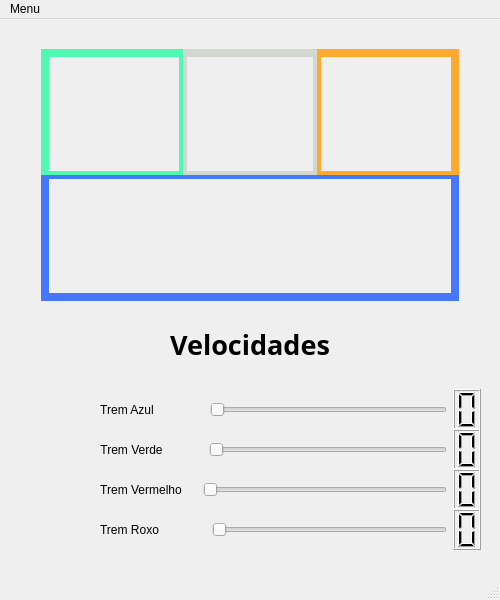
<?xml version="1.0" encoding="UTF-8"?>
<ui version="4.0">
 <class>MainWindow</class>
 <widget class="QMainWindow" name="MainWindow">
  <property name="geometry">
   <rect>
    <x>0</x>
    <y>0</y>
    <width>500</width>
    <height>600</height>
   </rect>
  </property>
  <property name="windowTitle">
   <string>MainWindow</string>
  </property>
  <widget class="QWidget" name="centralwidget">
   <widget class="Line" name="L1">
    <property name="geometry">
     <rect>
      <x>41</x>
      <y>30</y>
      <width>8</width>
      <height>126</height>
     </rect>
    </property>
    <property name="styleSheet">
     <string notr="true">color: rgb(80, 249, 178);</string>
    </property>
    <property name="frameShadow">
     <enum>QFrame::Plain</enum>
    </property>
    <property name="lineWidth">
     <number>8</number>
    </property>
    <property name="orientation">
     <enum>Qt::Vertical</enum>
    </property>
   </widget>
   <widget class="Line" name="L3e">
    <property name="geometry">
     <rect>
      <x>179</x>
      <y>30</y>
      <width>4</width>
      <height>126</height>
     </rect>
    </property>
    <property name="styleSheet">
     <string notr="true">color: rgb(80, 249, 178);</string>
    </property>
    <property name="frameShadow">
     <enum>QFrame::Plain</enum>
    </property>
    <property name="lineWidth">
     <number>4</number>
    </property>
    <property name="orientation">
     <enum>Qt::Vertical</enum>
    </property>
   </widget>
   <widget class="Line" name="L3d">
    <property name="geometry">
     <rect>
      <x>183</x>
      <y>30</y>
      <width>4</width>
      <height>126</height>
     </rect>
    </property>
    <property name="styleSheet">
     <string notr="true">color: rgb(211, 215, 207);</string>
    </property>
    <property name="frameShadow">
     <enum>QFrame::Plain</enum>
    </property>
    <property name="lineWidth">
     <number>4</number>
    </property>
    <property name="orientation">
     <enum>Qt::Vertical</enum>
    </property>
   </widget>
   <widget class="Line" name="line_6">
    <property name="geometry">
     <rect>
      <x>313</x>
      <y>30</y>
      <width>4</width>
      <height>126</height>
     </rect>
    </property>
    <property name="styleSheet">
     <string notr="true">color: rgb(211, 215, 207);</string>
    </property>
    <property name="frameShadow">
     <enum>QFrame::Plain</enum>
    </property>
    <property name="lineWidth">
     <number>4</number>
    </property>
    <property name="orientation">
     <enum>Qt::Vertical</enum>
    </property>
   </widget>
   <widget class="Line" name="line_7">
    <property name="geometry">
     <rect>
      <x>317</x>
      <y>30</y>
      <width>4</width>
      <height>126</height>
     </rect>
    </property>
    <property name="styleSheet">
     <string notr="true">color: rgb(255, 169, 46);</string>
    </property>
    <property name="frameShadow">
     <enum>QFrame::Plain</enum>
    </property>
    <property name="lineWidth">
     <number>4</number>
    </property>
    <property name="orientation">
     <enum>Qt::Vertical</enum>
    </property>
   </widget>
   <widget class="Line" name="line_2">
    <property name="geometry">
     <rect>
      <x>451</x>
      <y>30</y>
      <width>8</width>
      <height>126</height>
     </rect>
    </property>
    <property name="styleSheet">
     <string notr="true">color: rgb(255, 169, 46);</string>
    </property>
    <property name="frameShadow">
     <enum>QFrame::Plain</enum>
    </property>
    <property name="lineWidth">
     <number>8</number>
    </property>
    <property name="orientation">
     <enum>Qt::Vertical</enum>
    </property>
   </widget>
   <widget class="Line" name="L2">
    <property name="geometry">
     <rect>
      <x>49</x>
      <y>30</y>
      <width>130</width>
      <height>8</height>
     </rect>
    </property>
    <property name="styleSheet">
     <string notr="true">color: rgb(80, 249, 178);</string>
    </property>
    <property name="frameShadow">
     <enum>QFrame::Plain</enum>
    </property>
    <property name="lineWidth">
     <number>8</number>
    </property>
    <property name="orientation">
     <enum>Qt::Horizontal</enum>
    </property>
   </widget>
   <widget class="Line" name="L4c">
    <property name="geometry">
     <rect>
      <x>49</x>
      <y>152</y>
      <width>134</width>
      <height>4</height>
     </rect>
    </property>
    <property name="styleSheet">
     <string notr="true">color: rgb(80, 249, 178);</string>
    </property>
    <property name="frameShadow">
     <enum>QFrame::Plain</enum>
    </property>
    <property name="lineWidth">
     <number>4</number>
    </property>
    <property name="orientation">
     <enum>Qt::Horizontal</enum>
    </property>
   </widget>
   <widget class="Line" name="line_9">
    <property name="geometry">
     <rect>
      <x>183</x>
      <y>30</y>
      <width>130</width>
      <height>8</height>
     </rect>
    </property>
    <property name="styleSheet">
     <string notr="true">color: rgb(211, 215, 207);</string>
    </property>
    <property name="frameShadow">
     <enum>QFrame::Plain</enum>
    </property>
    <property name="lineWidth">
     <number>8</number>
    </property>
    <property name="orientation">
     <enum>Qt::Horizontal</enum>
    </property>
   </widget>
   <widget class="Line" name="line_10">
    <property name="geometry">
     <rect>
      <x>183</x>
      <y>152</y>
      <width>130</width>
      <height>4</height>
     </rect>
    </property>
    <property name="styleSheet">
     <string notr="true">color: rgb(211, 215, 207);</string>
    </property>
    <property name="frameShadow">
     <enum>QFrame::Plain</enum>
    </property>
    <property name="lineWidth">
     <number>4</number>
    </property>
    <property name="orientation">
     <enum>Qt::Horizontal</enum>
    </property>
   </widget>
   <widget class="Line" name="line_11">
    <property name="geometry">
     <rect>
      <x>321</x>
      <y>152</y>
      <width>130</width>
      <height>4</height>
     </rect>
    </property>
    <property name="styleSheet">
     <string notr="true">color: rgb(255, 169, 46);</string>
    </property>
    <property name="frameShadow">
     <enum>QFrame::Plain</enum>
    </property>
    <property name="lineWidth">
     <number>4</number>
    </property>
    <property name="orientation">
     <enum>Qt::Horizontal</enum>
    </property>
   </widget>
   <widget class="Line" name="line_12">
    <property name="geometry">
     <rect>
      <x>321</x>
      <y>30</y>
      <width>130</width>
      <height>8</height>
     </rect>
    </property>
    <property name="styleSheet">
     <string notr="true">color: rgb(255, 169, 46);</string>
    </property>
    <property name="frameShadow">
     <enum>QFrame::Plain</enum>
    </property>
    <property name="lineWidth">
     <number>8</number>
    </property>
    <property name="orientation">
     <enum>Qt::Horizontal</enum>
    </property>
   </widget>
   <widget class="Line" name="line_13">
    <property name="geometry">
     <rect>
      <x>49</x>
      <y>156</y>
      <width>134</width>
      <height>4</height>
     </rect>
    </property>
    <property name="styleSheet">
     <string notr="true">color: rgb(69, 119, 255);</string>
    </property>
    <property name="frameShadow">
     <enum>QFrame::Plain</enum>
    </property>
    <property name="lineWidth">
     <number>4</number>
    </property>
    <property name="orientation">
     <enum>Qt::Horizontal</enum>
    </property>
   </widget>
   <widget class="Line" name="line_14">
    <property name="geometry">
     <rect>
      <x>49</x>
      <y>274</y>
      <width>402</width>
      <height>8</height>
     </rect>
    </property>
    <property name="styleSheet">
     <string notr="true">color: rgb(69, 119, 255);</string>
    </property>
    <property name="frameShadow">
     <enum>QFrame::Plain</enum>
    </property>
    <property name="lineWidth">
     <number>8</number>
    </property>
    <property name="orientation">
     <enum>Qt::Horizontal</enum>
    </property>
   </widget>
   <widget class="Line" name="line_15">
    <property name="geometry">
     <rect>
      <x>41</x>
      <y>156</y>
      <width>8</width>
      <height>126</height>
     </rect>
    </property>
    <property name="styleSheet">
     <string notr="true">color: rgb(69, 119, 255);</string>
    </property>
    <property name="frameShadow">
     <enum>QFrame::Plain</enum>
    </property>
    <property name="lineWidth">
     <number>8</number>
    </property>
    <property name="orientation">
     <enum>Qt::Vertical</enum>
    </property>
   </widget>
   <widget class="Line" name="line_16">
    <property name="geometry">
     <rect>
      <x>451</x>
      <y>156</y>
      <width>8</width>
      <height>126</height>
     </rect>
    </property>
    <property name="styleSheet">
     <string notr="true">color: rgb(69, 119, 255);</string>
    </property>
    <property name="frameShadow">
     <enum>QFrame::Plain</enum>
    </property>
    <property name="lineWidth">
     <number>8</number>
    </property>
    <property name="orientation">
     <enum>Qt::Vertical</enum>
    </property>
   </widget>
   <widget class="QWidget" name="horizontalLayoutWidget">
    <property name="geometry">
     <rect>
      <x>-1</x>
      <y>300</y>
      <width>501</width>
      <height>51</height>
     </rect>
    </property>
    <layout class="QHBoxLayout" name="SpeedsLabel">
     <item>
      <spacer name="horizontalSpacer">
       <property name="orientation">
        <enum>Qt::Horizontal</enum>
       </property>
       <property name="sizeHint" stdset="0">
        <size>
         <width>40</width>
         <height>20</height>
        </size>
       </property>
      </spacer>
     </item>
     <item>
      <widget class="QLabel" name="label">
       <property name="font">
        <font>
         <family>Ubuntu Condensed</family>
         <pointsize>20</pointsize>
         <weight>75</weight>
         <bold>true</bold>
        </font>
       </property>
       <property name="text">
        <string>Velocidades</string>
       </property>
       <property name="alignment">
        <set>Qt::AlignCenter</set>
       </property>
      </widget>
     </item>
     <item>
      <spacer name="horizontalSpacer_2">
       <property name="orientation">
        <enum>Qt::Horizontal</enum>
       </property>
       <property name="sizeHint" stdset="0">
        <size>
         <width>40</width>
         <height>20</height>
        </size>
       </property>
      </spacer>
     </item>
    </layout>
   </widget>
   <widget class="QWidget" name="horizontalLayoutWidget_2">
    <property name="geometry">
     <rect>
      <x>0</x>
      <y>370</y>
      <width>501</width>
      <height>41</height>
     </rect>
    </property>
    <layout class="QHBoxLayout" name="BlueTrainSpeed">
     <item>
      <spacer name="horizontalSpacer_5">
       <property name="orientation">
        <enum>Qt::Horizontal</enum>
       </property>
       <property name="sizeType">
        <enum>QSizePolicy::Fixed</enum>
       </property>
       <property name="sizeHint" stdset="0">
        <size>
         <width>100</width>
         <height>20</height>
        </size>
       </property>
      </spacer>
     </item>
     <item>
      <widget class="QLabel" name="label_2">
       <property name="sizePolicy">
        <sizepolicy hsizetype="Preferred" vsizetype="Preferred">
         <horstretch>0</horstretch>
         <verstretch>0</verstretch>
        </sizepolicy>
       </property>
       <property name="text">
        <string>Trem Azul</string>
       </property>
       <property name="alignment">
        <set>Qt::AlignCenter</set>
       </property>
      </widget>
     </item>
     <item>
      <spacer name="horizontalSpacer_3">
       <property name="orientation">
        <enum>Qt::Horizontal</enum>
       </property>
       <property name="sizeType">
        <enum>QSizePolicy::Fixed</enum>
       </property>
       <property name="sizeHint" stdset="0">
        <size>
         <width>50</width>
         <height>20</height>
        </size>
       </property>
      </spacer>
     </item>
     <item>
      <widget class="QSlider" name="BlueSpeedSlider">
       <property name="maximum">
        <number>9</number>
       </property>
       <property name="orientation">
        <enum>Qt::Horizontal</enum>
       </property>
      </widget>
     </item>
     <item>
      <widget class="QLCDNumber" name="BlueSpeedLCD">
       <property name="digitCount">
        <number>1</number>
       </property>
      </widget>
     </item>
     <item>
      <spacer name="horizontalSpacer_15">
       <property name="orientation">
        <enum>Qt::Horizontal</enum>
       </property>
       <property name="sizeType">
        <enum>QSizePolicy::Fixed</enum>
       </property>
       <property name="sizeHint" stdset="0">
        <size>
         <width>20</width>
         <height>20</height>
        </size>
       </property>
      </spacer>
     </item>
    </layout>
   </widget>
   <widget class="QWidget" name="horizontalLayoutWidget_3">
    <property name="geometry">
     <rect>
      <x>0</x>
      <y>410</y>
      <width>501</width>
      <height>41</height>
     </rect>
    </property>
    <layout class="QHBoxLayout" name="GreenTrainSpeed">
     <item>
      <spacer name="horizontalSpacer_6">
       <property name="orientation">
        <enum>Qt::Horizontal</enum>
       </property>
       <property name="sizeType">
        <enum>QSizePolicy::Fixed</enum>
       </property>
       <property name="sizeHint" stdset="0">
        <size>
         <width>100</width>
         <height>20</height>
        </size>
       </property>
      </spacer>
     </item>
     <item>
      <widget class="QLabel" name="label_3">
       <property name="sizePolicy">
        <sizepolicy hsizetype="Preferred" vsizetype="Preferred">
         <horstretch>0</horstretch>
         <verstretch>0</verstretch>
        </sizepolicy>
       </property>
       <property name="text">
        <string>Trem Verde</string>
       </property>
       <property name="alignment">
        <set>Qt::AlignCenter</set>
       </property>
      </widget>
     </item>
     <item>
      <spacer name="horizontalSpacer_7">
       <property name="orientation">
        <enum>Qt::Horizontal</enum>
       </property>
       <property name="sizeType">
        <enum>QSizePolicy::Fixed</enum>
       </property>
       <property name="sizeHint" stdset="0">
        <size>
         <width>40</width>
         <height>20</height>
        </size>
       </property>
      </spacer>
     </item>
     <item>
      <widget class="QSlider" name="GreenSpeedSlider">
       <property name="maximum">
        <number>9</number>
       </property>
       <property name="orientation">
        <enum>Qt::Horizontal</enum>
       </property>
      </widget>
     </item>
     <item>
      <widget class="QLCDNumber" name="GreenSpeedLCD">
       <property name="digitCount">
        <number>1</number>
       </property>
      </widget>
     </item>
     <item>
      <spacer name="horizontalSpacer_8">
       <property name="orientation">
        <enum>Qt::Horizontal</enum>
       </property>
       <property name="sizeType">
        <enum>QSizePolicy::Fixed</enum>
       </property>
       <property name="sizeHint" stdset="0">
        <size>
         <width>20</width>
         <height>20</height>
        </size>
       </property>
      </spacer>
     </item>
    </layout>
   </widget>
   <widget class="QWidget" name="horizontalLayoutWidget_4">
    <property name="geometry">
     <rect>
      <x>0</x>
      <y>450</y>
      <width>501</width>
      <height>41</height>
     </rect>
    </property>
    <layout class="QHBoxLayout" name="RedTrainSpeed">
     <item>
      <spacer name="horizontalSpacer_9">
       <property name="orientation">
        <enum>Qt::Horizontal</enum>
       </property>
       <property name="sizeType">
        <enum>QSizePolicy::Fixed</enum>
       </property>
       <property name="sizeHint" stdset="0">
        <size>
         <width>100</width>
         <height>20</height>
        </size>
       </property>
      </spacer>
     </item>
     <item>
      <widget class="QLabel" name="label_4">
       <property name="sizePolicy">
        <sizepolicy hsizetype="Preferred" vsizetype="Preferred">
         <horstretch>0</horstretch>
         <verstretch>0</verstretch>
        </sizepolicy>
       </property>
       <property name="text">
        <string>Trem Vermelho</string>
       </property>
       <property name="alignment">
        <set>Qt::AlignCenter</set>
       </property>
      </widget>
     </item>
     <item>
      <spacer name="horizontalSpacer_10">
       <property name="orientation">
        <enum>Qt::Horizontal</enum>
       </property>
       <property name="sizeType">
        <enum>QSizePolicy::Fixed</enum>
       </property>
       <property name="sizeHint" stdset="0">
        <size>
         <width>15</width>
         <height>20</height>
        </size>
       </property>
      </spacer>
     </item>
     <item>
      <widget class="QSlider" name="RedSpeedSlider">
       <property name="maximum">
        <number>9</number>
       </property>
       <property name="orientation">
        <enum>Qt::Horizontal</enum>
       </property>
      </widget>
     </item>
     <item>
      <widget class="QLCDNumber" name="RedSpeedLCD">
       <property name="digitCount">
        <number>1</number>
       </property>
      </widget>
     </item>
     <item>
      <spacer name="horizontalSpacer_11">
       <property name="orientation">
        <enum>Qt::Horizontal</enum>
       </property>
       <property name="sizeType">
        <enum>QSizePolicy::Fixed</enum>
       </property>
       <property name="sizeHint" stdset="0">
        <size>
         <width>20</width>
         <height>20</height>
        </size>
       </property>
      </spacer>
     </item>
    </layout>
   </widget>
   <widget class="QWidget" name="horizontalLayoutWidget_5">
    <property name="geometry">
     <rect>
      <x>0</x>
      <y>490</y>
      <width>501</width>
      <height>41</height>
     </rect>
    </property>
    <layout class="QHBoxLayout" name="PurpleTrainSpeed">
     <item>
      <spacer name="horizontalSpacer_12">
       <property name="orientation">
        <enum>Qt::Horizontal</enum>
       </property>
       <property name="sizeType">
        <enum>QSizePolicy::Fixed</enum>
       </property>
       <property name="sizeHint" stdset="0">
        <size>
         <width>100</width>
         <height>20</height>
        </size>
       </property>
      </spacer>
     </item>
     <item>
      <widget class="QLabel" name="label_5">
       <property name="sizePolicy">
        <sizepolicy hsizetype="Preferred" vsizetype="Preferred">
         <horstretch>0</horstretch>
         <verstretch>0</verstretch>
        </sizepolicy>
       </property>
       <property name="text">
        <string>Trem Roxo</string>
       </property>
       <property name="alignment">
        <set>Qt::AlignCenter</set>
       </property>
      </widget>
     </item>
     <item>
      <spacer name="horizontalSpacer_13">
       <property name="orientation">
        <enum>Qt::Horizontal</enum>
       </property>
       <property name="sizeType">
        <enum>QSizePolicy::Fixed</enum>
       </property>
       <property name="sizeHint" stdset="0">
        <size>
         <width>47</width>
         <height>20</height>
        </size>
       </property>
      </spacer>
     </item>
     <item>
      <widget class="QSlider" name="PurpleSpeedSlider">
       <property name="maximum">
        <number>9</number>
       </property>
       <property name="orientation">
        <enum>Qt::Horizontal</enum>
       </property>
      </widget>
     </item>
     <item>
      <widget class="QLCDNumber" name="PurpleSpeedLCD">
       <property name="digitCount">
        <number>1</number>
       </property>
      </widget>
     </item>
     <item>
      <spacer name="horizontalSpacer_14">
       <property name="orientation">
        <enum>Qt::Horizontal</enum>
       </property>
       <property name="sizeType">
        <enum>QSizePolicy::Fixed</enum>
       </property>
       <property name="sizeHint" stdset="0">
        <size>
         <width>20</width>
         <height>20</height>
        </size>
       </property>
      </spacer>
     </item>
    </layout>
   </widget>
   <widget class="QLabel" name="BlueTrain">
    <property name="geometry">
     <rect>
      <x>230</x>
      <y>254</y>
      <width>40</width>
      <height>40</height>
     </rect>
    </property>
    <property name="styleSheet">
     <string notr="true">border: 0 px</string>
    </property>
    <property name="frameShape">
     <enum>QFrame::StyledPanel</enum>
    </property>
    <property name="text">
     <string/>
    </property>
    <property name="pixmap">
     <pixmap>../../../../../../../Pictures/trains_assets/BlueTrainLeft.png</pixmap>
    </property>
    <property name="scaledContents">
     <bool>true</bool>
    </property>
    <property name="alignment">
     <set>Qt::AlignCenter</set>
    </property>
   </widget>
   <widget class="QLabel" name="PurpleTrain">
    <property name="geometry">
     <rect>
      <x>230</x>
      <y>10</y>
      <width>40</width>
      <height>40</height>
     </rect>
    </property>
    <property name="styleSheet">
     <string notr="true">border: 0 px</string>
    </property>
    <property name="frameShape">
     <enum>QFrame::StyledPanel</enum>
    </property>
    <property name="text">
     <string/>
    </property>
    <property name="textFormat">
     <enum>Qt::PlainText</enum>
    </property>
    <property name="pixmap">
     <pixmap>../../../../../../../Pictures/trains_assets/PurpleTrainRight.png</pixmap>
    </property>
    <property name="scaledContents">
     <bool>true</bool>
    </property>
    <property name="alignment">
     <set>Qt::AlignCenter</set>
    </property>
   </widget>
   <widget class="QLabel" name="RedTrain">
    <property name="geometry">
     <rect>
      <x>370</x>
      <y>10</y>
      <width>40</width>
      <height>40</height>
     </rect>
    </property>
    <property name="styleSheet">
     <string notr="true">border: 0 px</string>
    </property>
    <property name="frameShape">
     <enum>QFrame::StyledPanel</enum>
    </property>
    <property name="text">
     <string/>
    </property>
    <property name="pixmap">
     <pixmap>../../../../../../../Pictures/trains_assets/RedTrainRight.png</pixmap>
    </property>
    <property name="scaledContents">
     <bool>true</bool>
    </property>
    <property name="alignment">
     <set>Qt::AlignCenter</set>
    </property>
   </widget>
   <widget class="QLabel" name="GreenTrain">
    <property name="enabled">
     <bool>true</bool>
    </property>
    <property name="geometry">
     <rect>
      <x>90</x>
      <y>10</y>
      <width>40</width>
      <height>40</height>
     </rect>
    </property>
    <property name="styleSheet">
     <string notr="true">border: 0 px</string>
    </property>
    <property name="frameShape">
     <enum>QFrame::StyledPanel</enum>
    </property>
    <property name="lineWidth">
     <number>0</number>
    </property>
    <property name="text">
     <string/>
    </property>
    <property name="textFormat">
     <enum>Qt::RichText</enum>
    </property>
    <property name="pixmap">
     <pixmap>../../../../../../../Pictures/trains_assets/GreenTrainRight.png</pixmap>
    </property>
    <property name="scaledContents">
     <bool>true</bool>
    </property>
    <property name="alignment">
     <set>Qt::AlignCenter</set>
    </property>
    <property name="wordWrap">
     <bool>true</bool>
    </property>
   </widget>
   <widget class="Line" name="line_17">
    <property name="geometry">
     <rect>
      <x>183</x>
      <y>156</y>
      <width>134</width>
      <height>4</height>
     </rect>
    </property>
    <property name="styleSheet">
     <string notr="true">color: rgb(69, 119, 255);</string>
    </property>
    <property name="frameShadow">
     <enum>QFrame::Plain</enum>
    </property>
    <property name="lineWidth">
     <number>4</number>
    </property>
    <property name="orientation">
     <enum>Qt::Horizontal</enum>
    </property>
   </widget>
   <widget class="Line" name="line_18">
    <property name="geometry">
     <rect>
      <x>317</x>
      <y>156</y>
      <width>134</width>
      <height>4</height>
     </rect>
    </property>
    <property name="styleSheet">
     <string notr="true">color: rgb(69, 119, 255);</string>
    </property>
    <property name="frameShadow">
     <enum>QFrame::Plain</enum>
    </property>
    <property name="lineWidth">
     <number>4</number>
    </property>
    <property name="orientation">
     <enum>Qt::Horizontal</enum>
    </property>
   </widget>
  </widget>
  <widget class="QMenuBar" name="menubar">
   <property name="geometry">
    <rect>
     <x>0</x>
     <y>0</y>
     <width>500</width>
     <height>22</height>
    </rect>
   </property>
   <widget class="QMenu" name="menuMenu">
    <property name="title">
     <string>Menu</string>
    </property>
    <addaction name="separator"/>
    <addaction name="StartTrains"/>
    <addaction name="StopTrains"/>
   </widget>
   <addaction name="menuMenu"/>
  </widget>
  <widget class="QStatusBar" name="statusbar"/>
  <action name="StartTrains">
   <property name="text">
    <string>Ligar Trens</string>
   </property>
   <property name="toolTip">
    <string>Ligar Trens</string>
   </property>
   <property name="shortcut">
    <string>L</string>
   </property>
  </action>
  <action name="StopTrains">
   <property name="text">
    <string>Parar Trens</string>
   </property>
   <property name="toolTip">
    <string>Parar Trens</string>
   </property>
   <property name="shortcut">
    <string>P</string>
   </property>
  </action>
 </widget>
 <resources/>
 <connections>
  <connection>
   <sender>BlueSpeedSlider</sender>
   <signal>valueChanged(int)</signal>
   <receiver>BlueSpeedLCD</receiver>
   <slot>display(int)</slot>
   <hints>
    <hint type="sourcelabel">
     <x>320</x>
     <y>412</y>
    </hint>
    <hint type="destinationlabel">
     <x>467</x>
     <y>412</y>
    </hint>
   </hints>
  </connection>
  <connection>
   <sender>GreenSpeedSlider</sender>
   <signal>valueChanged(int)</signal>
   <receiver>GreenSpeedLCD</receiver>
   <slot>display(int)</slot>
   <hints>
    <hint type="sourcelabel">
     <x>320</x>
     <y>452</y>
    </hint>
    <hint type="destinationlabel">
     <x>467</x>
     <y>452</y>
    </hint>
   </hints>
  </connection>
  <connection>
   <sender>PurpleSpeedSlider</sender>
   <signal>valueChanged(int)</signal>
   <receiver>PurpleSpeedLCD</receiver>
   <slot>display(int)</slot>
   <hints>
    <hint type="sourcelabel">
     <x>339</x>
     <y>532</y>
    </hint>
    <hint type="destinationlabel">
     <x>459</x>
     <y>532</y>
    </hint>
   </hints>
  </connection>
  <connection>
   <sender>RedSpeedSlider</sender>
   <signal>valueChanged(int)</signal>
   <receiver>RedSpeedLCD</receiver>
   <slot>display(int)</slot>
   <hints>
    <hint type="sourcelabel">
     <x>339</x>
     <y>492</y>
    </hint>
    <hint type="destinationlabel">
     <x>459</x>
     <y>492</y>
    </hint>
   </hints>
  </connection>
 </connections>
</ui>
